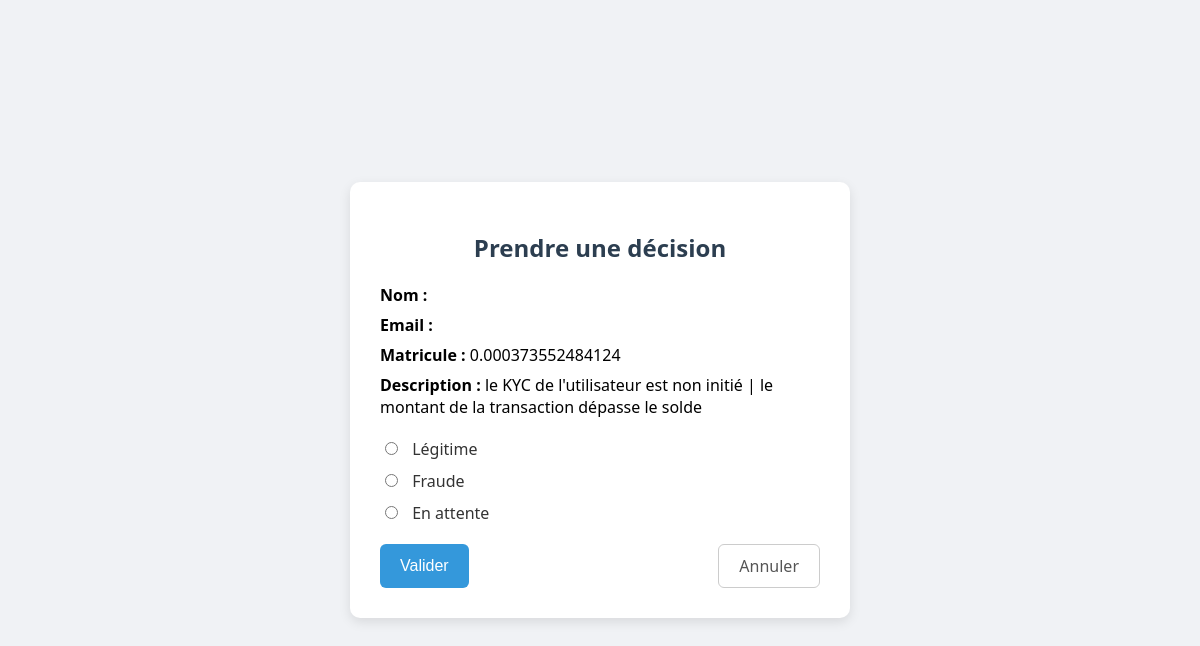
The app's page /gestionnaire/suspect/1/decision/ (signed in) with its own data.
### SoleasDectection/models.py (models this page shows, shortened)
class SuspectTest(models.Model):
    DECISION_CHOICES = [
        ('suspect', 'Suspect'),
        ('legitime', 'Legitime'),
        ('en_attente', 'En attente')
    ]
    user_id = models.IntegerField(null=True, blank=True)
    username = models.CharField(max_length=100)
    matricule = models.CharField(max_length=50)
    is_fraud = models.IntegerField()
    description = models.TextField(default='Utilisateur considere comme suspect')
    decision = models.CharField(max_length=20, choices=DECISION_CHOICES, default='en_attente')
    campagne_test = models.ForeignKey(CampagneTest, on_delete=models.CASCADE, null=True, blank=True, related_name='suspects')

### SoleasDectection/views.py (the view)
# urls.py: path('gestionnaire/suspect/<int:suspect_id>/decision/', views.prendre_decision_suspect, name='prendre_decision_suspect'),
@login_required
def prendre_decision_suspect(request, suspect_id):
    suspect = get_object_or_404(SuspectTest, id=suspect_id)
    if request.method == "POST":
        decision = request.POST.get('decision')
        suspect.decision = decision
        suspect.save()
        return redirect("gestionnaire_suspects", campagne_id=suspect.campagne_id)
    return render(request, "gestionnaire/prendre_decision.html", {"suspect": suspect})

### SoleasDectection/templates/gestionnaire/prendre_decision.html (shortened to what this page needs)
{% load static %}
<!DOCTYPE html>
<html lang="fr">
<head>
    <link rel="stylesheet" href="{% static 'css/prendre_decision.css' %}">
</head>
<body>
<div class="container">
    <div class="card">
        <h2>Prendre une décision</h2>
        <p><strong>Nom :</strong> {{ suspect.nom }}</p>
        <p><strong>Email :</strong> {{ suspect.email }}</p>
        <p><strong>Matricule :</strong> {{ suspect.matricule }}</p>
        <p><strong>Description :</strong> {{ suspect.description }}</p>
        <form method="post">
            <div class="radio-group">
                <label>
                    <input type="radio" name="decision" value="legitime" required
                        {% if suspect.decision == "legitime" %}checked{% endif %}>
                    Légitime
                </label>
                <label>
                    <input type="radio" name="decision" value="fraude"
                        {% if suspect.decision == "fraude" %}checked{% endif %}>
                    Fraude
                </label>
                <label>
                    <input type="radio" name="decision" value="en attente"
                        {% if suspect.decision == "en attente" %}checked{% endif %}>
                    En attente
                </label>
            </div>
            <div class="buttons">
                <button type="submit" class="btn-primary">Valider</button>
                <a href="{% url 'gestionnaire_suspects' %}" class="btn-cancel">Annuler</a>
            </div>
        </form>
    </div>
</div>
</body>
</html>

### SoleasDectection/static/css/prendre_decision.css (style rules this page uses)
body { font-family: 'Segoe UI', sans-serif; background-color: #f0f2f5; margin: 0; padding: 0; display: flex; align-items: center; justify-content: center; height: 100vh; }
.container { width: 100%; max-width: 500px; padding: 20px; }
.card { background: white; border-radius: 10px; box-shadow: 0 4px 12px rgba(0,0,0,0.1); padding: 30px; text-align: left; }
h2 { text-align: center; color: #2c3e50; margin-bottom: 20px; }
p { margin: 8px 0; font-size: 16px; }
.radio-group { margin: 20px 0; display: flex; flex-direction: column; gap: 10px; }
.radio-group label { font-size: 16px; color: #333; }
input[type="radio"] { margin-right: 10px; }
.buttons { display: flex; justify-content: space-between; margin-top: 20px; }
.btn-primary { background-color: #3498db; color: white; border: none; padding: 10px 20px; font-size: 16px; border-radius: 6px; cursor: pointer; }
.btn-cancel { padding: 10px 20px; border: 1px solid #ccc; background: white; text-decoration: none; color: #555; border-radius: 6px; font-size: 16px; }

### records on screen
SuspectTest: matricule "0.000373552484124", description "le KYC de l'utilisateur est non initié | le montant de la transaction dépasse le solde", decision "☐ Légitime", decision "☐ Fraude", decision "☐ En attente"
